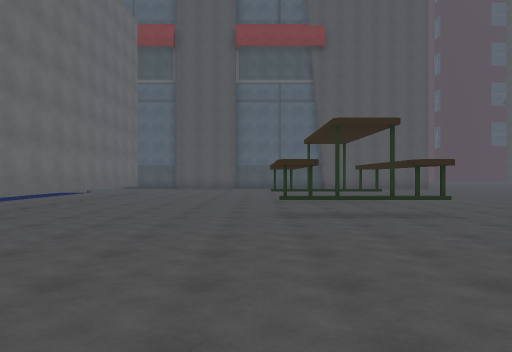
[1] (above)

22 first-person views from a walk through a Unity game level. The camera is 1.5 m above the floor, looks level and sees 70° across. The floor is counted in squares, 2 m on a side. Each view is taken from the middle of a square. On the plan, view 1 faces up. The plan holds only what a view shows up to about 11 squares ahead; the rest is blank. The place goes on beyond the plan. The player character is not drawn. Some animated figures are not drawn. Some surface patterns are stand-ins.

[2]
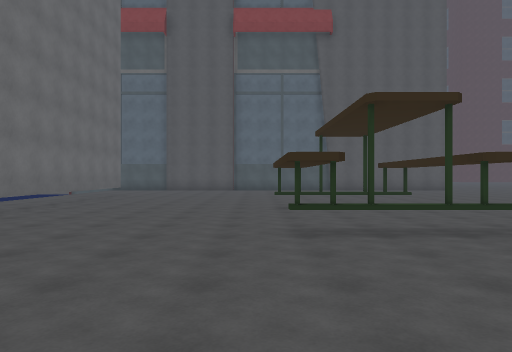

[3]
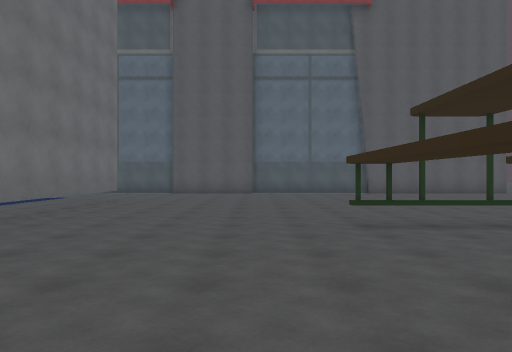

[4]
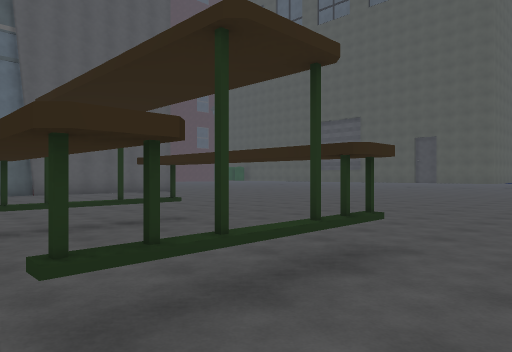

[5]
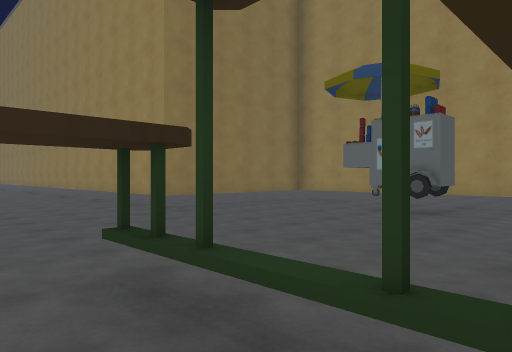

[6]
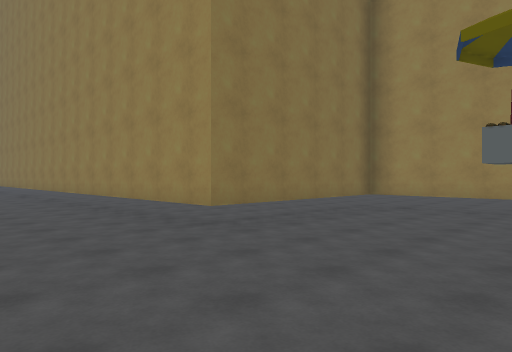

[7]
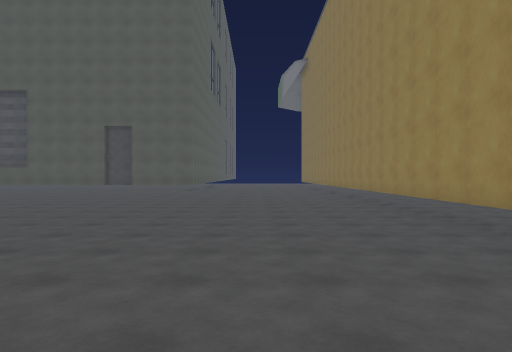

[8]
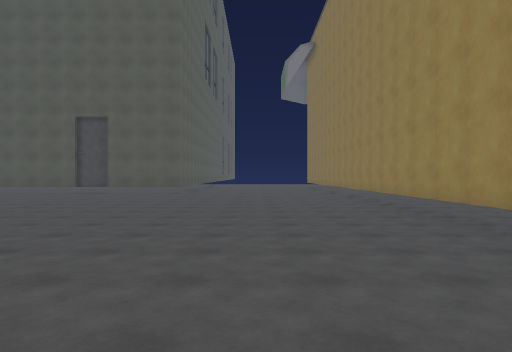

[9]
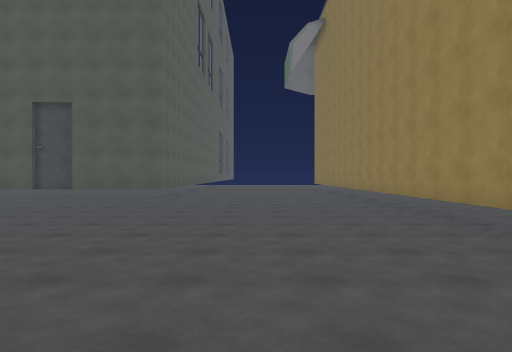

[10]
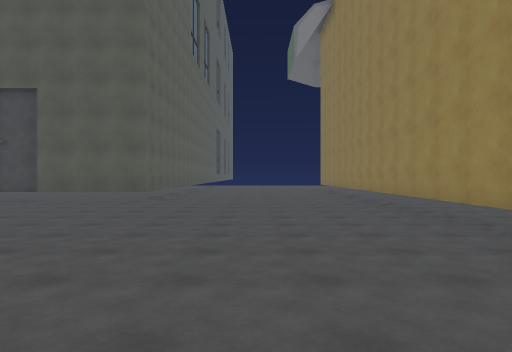

[11]
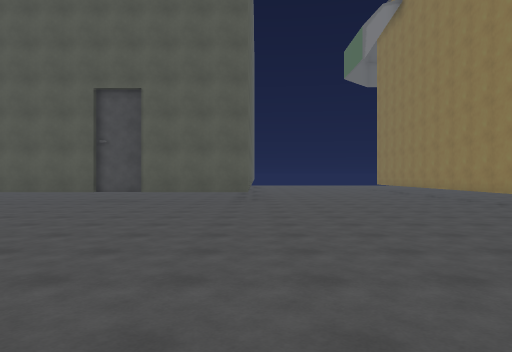

[12]
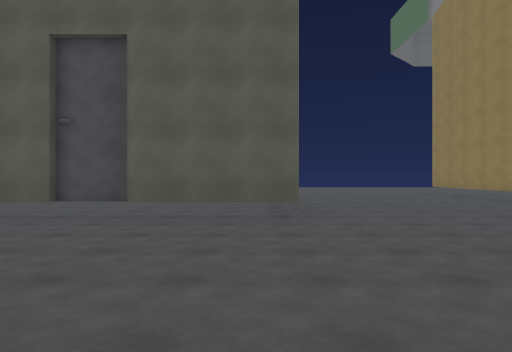

[13]
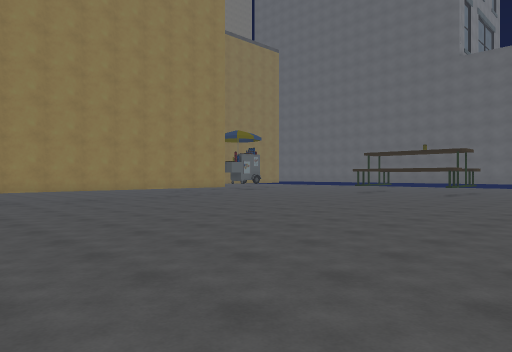

[14]
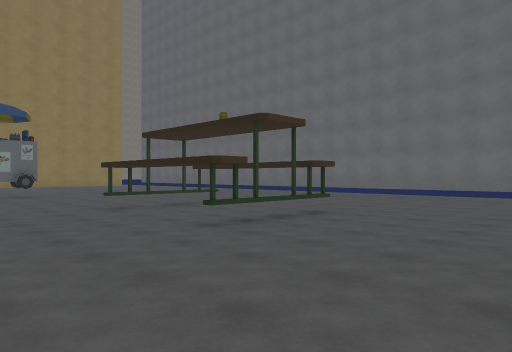

[15]
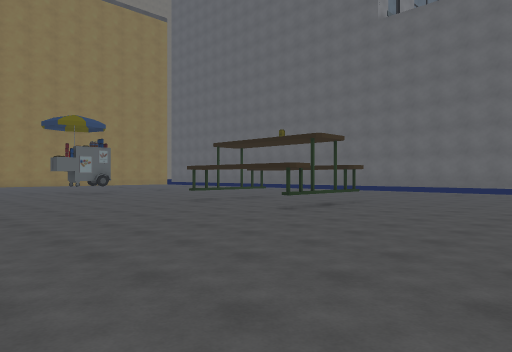

[16]
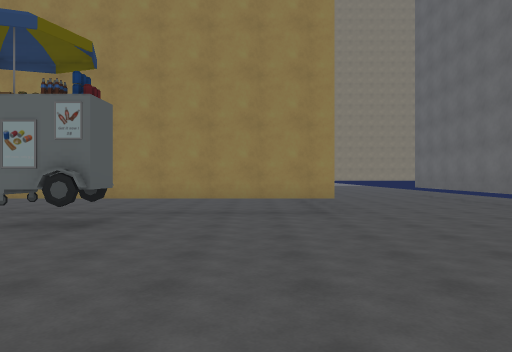

[17]
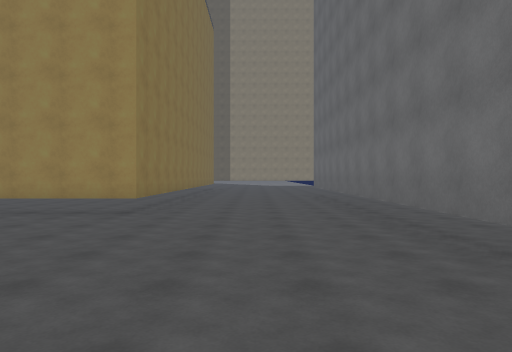

[18]
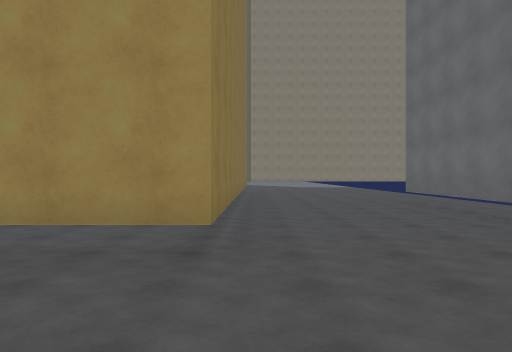

[19]
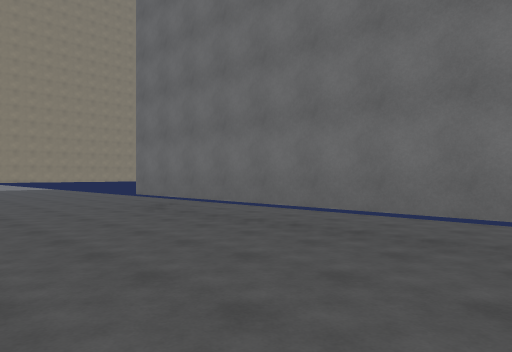

[20]
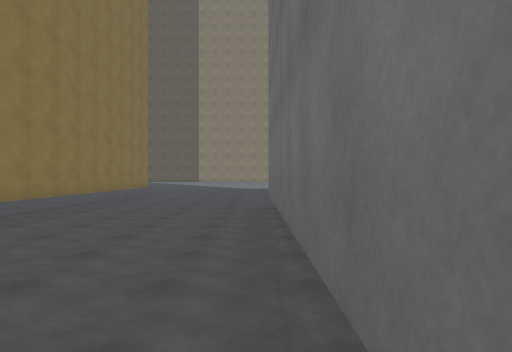

[21]
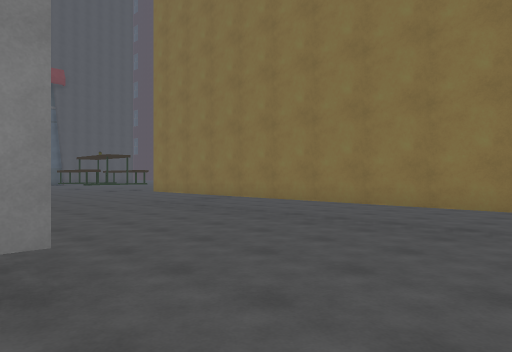

[22]
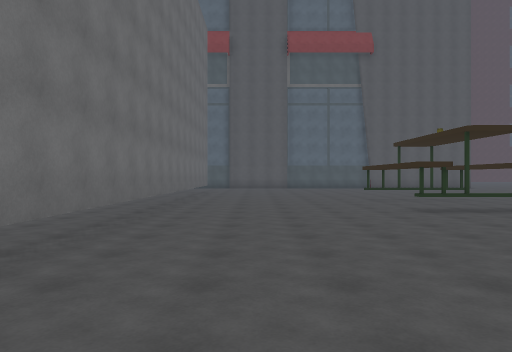

### Floor plan
Key: @ floor where view 1 was taken; # wall or solid block; . floor; = window, fence, low wall or low ledge.
Columns run from 7 left of view 1 to 25 right of it. Each row starts with its distance up from view 1.
 16  #.......     .. .           ...#
 15  #...............     .. .  ....#
 14  #....................... ......#
 13  #..............................#
 12  #..............................#
 11  #......#=#.....................#
 10  #..............................#
  9  #...............................
  8  #...............................
  7  #......#=#......................
  6  #...............................
  5  #...............................
  4  #...............................
  3  #..............#################
  2  #..............#
  1  #..............#
  0  #.....@...#....#
 -1  #..............#
 -2  #.....##########
 -3  #.....#
 -4  #.....#
 -5  #.....#
 -6  #.....#
 -7  #.....#
 -8  #.....#
 -9 .......#
-10 .......#
-11  ......#

Positions as (right, up) in squares from view 1, and headings:
1: (0, 0), facing up
2: (0, 2), facing up
3: (-1, 5), facing up
4: (0, 5), facing up-right
5: (1, 8), facing down-right
6: (4, 7), facing down-right
7: (6, 7), facing right
8: (9, 7), facing right
9: (12, 7), facing right
10: (14, 7), facing right
11: (14, 10), facing right
12: (18, 11), facing right
13: (18, 15), facing down-left
14: (7, 15), facing down-left
15: (10, 16), facing down-left
16: (1, 6), facing down
17: (-3, 6), facing down
18: (-1, 2), facing down
19: (-1, 0), facing down-left
20: (-5, 0), facing down
21: (-6, -11), facing up-right
22: (-3, -1), facing up
